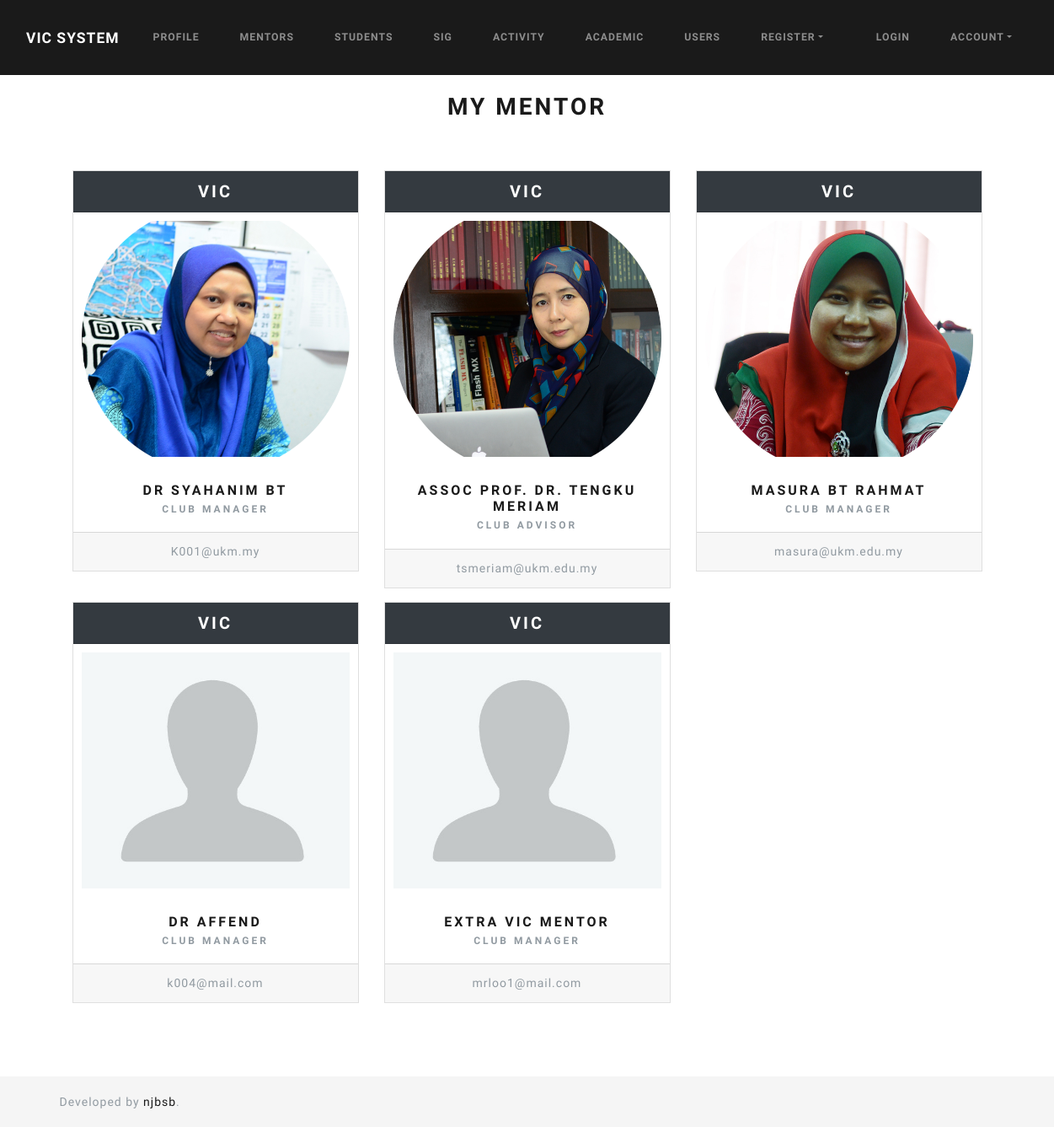
Screenshot of /index.php/mentor with the database file from the repository.
### tables this page shows
CREATE TABLE `tbl_user` (
  `id` varchar(8) NOT NULL,
  `name` varchar(255) NOT NULL,
  `email` varchar(255) NOT NULL,
  `password` varchar(255) NOT NULL,
  `usertype_id` int(11) NOT NULL,
  `sig_id` int(11) DEFAULT NULL,
  `profile_image` varchar(255) NOT NULL,
  `created_at` timestamp NOT NULL DEFAULT current_timestamp(),
  `userstatus_id` int(11) DEFAULT NULL,
  `dob` date DEFAULT NULL
);

CREATE TABLE `tbl_sig` (
  `id` int(2) NOT NULL,
  `code` varchar(6) NOT NULL,
  `signame` varchar(100) NOT NULL,
  `logo_path` varchar(255) NOT NULL DEFAULT 'default_logo.png',
  `description` text NOT NULL
);

CREATE TABLE `tbl_role` (
  `id` int(11) NOT NULL,
  `rolename` varchar(50) NOT NULL
);

### application/controllers/Mentor.php (called while the page is built, shortened)
<?php
class Mentor extends CI_Controller
{
    public function index()
    {
        $data['title'] = 'My Mentor';
        $data['mentors'] = $this->mentor_model->get_mentor();
        $this->load->view('templates/header');
        $this->load->view('mentor/index', $data);
        $this->load->view('templates/footer');
    }
}

### index.php (called while the page is built, shortened)
<?php
require_once BASEPATH.'core/CodeIgniter.php';

### application/models/Mentor_model.php (called while the page is built, shortened)
<?php
class Mentor_model extends CI_Model
{
    public function get_mentor($matric = FALSE)
    {
        if ($matric === FALSE) {
            $this->db->select('user.id, user.name, user.email, user.profile_image, mtr.position, sig.code as sigcode, sig.signame, role.rolename')
                ->from('tbl_user as user')
                ->where(array('usertype_id' => '2', 'userstatus_id' => '2'))
                ->join('tbl_mentor as mtr', 'mtr.matric = user.id', 'left')
                ->join('tbl_sig as sig', 'sig.id = user.sig_id', 'left')
                ->join('tbl_role as role', 'role.id = mtr.orgrole_id', 'left');
            $query = $this->db->get();
            return $query->result_array();
        }
        $this->db->select('user.id, user.name, user.email, user.sig_id, user.profile_image, mtr.position, mtr.roomnum, sig.code as sigcode, sig.signame, role.rolename')
            ->from('tbl_user as user')
            ->where(array('user.id' => $matric, 'usertype_id' => '2', 'userstatus_id' => '2'))
            ->join('tbl_mentor as mtr', 'mtr.matric = user.id', 'left')
            ->join('tbl_sig as sig', 'sig.id = user.sig_id', 'left')
            ->join('tbl_role as role', 'role.id = mtr.orgrole_id', 'left');
        $query = $this->db->get();
        return $query->row_array();
    }
}

### application/views/mentor/index.php (the view)
<h2 class="text-center"><?= $title ?></h2>
<div class="container-fluid text-center">
    <div class="row">
        <?php foreach ($mentors as $mentor) : ?>
            <?php if ($mentor['profile_image'] == '') {
                $mentor['profile_image'] = 'default.jpg';
            } ?>
            <div class="col-sm-4">
                <div class="card mb-3">
                    <h4 class="card-header text-white bg-dark">
                        <?php echo $mentor['sigcode']; ?>
                    </h4>
                    <img style="max-height:300px; display: block; object-fit:cover;  padding:10px;" src="<?php echo base_url('assets/images/profile/' . $mentor['profile_image']); ?>" alt="<?php echo $mentor['profile_image']; ?>">
                    <div class="card-body">
                        <h5 class="card-title">
                            <a href="<?= site_url('/mentor/' . $mentor['id']) ?>">
                                <?= $mentor['name'] ?>
                            </a>
                        </h5>
                        <h6 class="card-subtitle text-muted"><?= $mentor['rolename']; ?></h6>
                    </div>
                    <div class="card-footer text-muted">
                        <?= $mentor['email'] ?>
                    </div>
                </div>
            </div>
        <?php endforeach ?>
    </div>
</div>

### application/views/templates/header.php (style rules this page uses)
.container-fluid { padding-top: 50px; padding-bottom: 50px; }

### rows the page displays
tbl_user: sig.code "VIC", profile_image (picture), name "DR SYAHANIM BT", tbl_role.rolename "CLUB MANAGER", email "K001@ukm.my"
tbl_user: sig.code "VIC", profile_image (picture), name "ASSOC PROF. DR. TENGKU MERIAM", tbl_role.rolename "CLUB ADVISOR", email "tsmeriam@ukm.edu.my"
tbl_user: sig.code "VIC", profile_image (picture), name "MASURA BT RAHMAT", tbl_role.rolename "CLUB MANAGER", email "masura@ukm.edu.my"
tbl_user: sig.code "VIC", name "DR AFFEND", tbl_role.rolename "CLUB MANAGER", email "k004@mail.com"
tbl_user: sig.code "VIC", name "EXTRA VIC MENTOR", tbl_role.rolename "CLUB MANAGER", email "mrloo1@mail.com"

### other values shown
$title "MY MENTOR"
